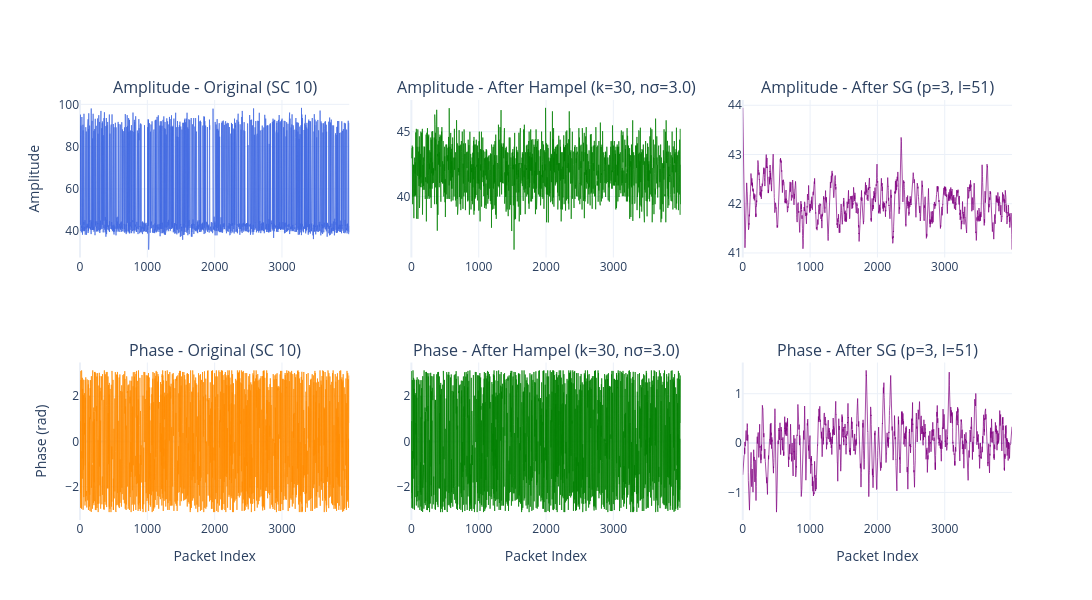

Notebook cell for this chart:
### Markdown cell above
# 5. Visualization - Hampel vs Savitzky-Golay vs Final

### Code cell
import plotly.graph_objects as go
from plotly.subplots import make_subplots
import numpy as np

# Lấy dữ liệu từ dict cho subcarrier 10
ts_df = ts_all[SUBCARRIER_INDEX]

if ts_df.empty:
    raise ValueError("Time series dataframe trống, không thể vẽ")

packet_idx = np.arange(len(ts_df))

fig = make_subplots(rows=2, cols=3,
                    subplot_titles=[
                        f"Amplitude - Original (SC {SUBCARRIER_INDEX})",
                        f"Amplitude - After Hampel (k={K_WINDOW}, nσ={N_SIGMA})",
                        f"Amplitude - After SG (p={POLYORDER}, l={WINDOW_LENGTH})",
                        f"Phase - Original (SC {SUBCARRIER_INDEX})",
                        f"Phase - After Hampel (k={K_WINDOW}, nσ={N_SIGMA})",
                        f"Phase - After SG (p={POLYORDER}, l={WINDOW_LENGTH})",
                    ])

# Row 1: Amplitude
fig.add_trace(go.Scatter(x=packet_idx, y=ts_df['amp'], mode='lines',
                          line=dict(color='royalblue', width=1), opacity=0.7,
                          showlegend=False), row=1, col=1)
fig.add_trace(go.Scatter(x=packet_idx, y=ts_df['amp_hampel'], mode='lines',
                          line=dict(color='green', width=1), opacity=0.7,
                          showlegend=False), row=1, col=2)
fig.add_trace(go.Scatter(x=packet_idx, y=ts_df['amp_sg'], mode='lines',
                          line=dict(color='purple', width=1), opacity=0.7,
                          showlegend=False), row=1, col=3)

# Row 2: Phase
fig.add_trace(go.Scatter(x=packet_idx, y=ts_df['phase'], mode='lines',
                          line=dict(color='darkorange', width=1), opacity=0.7,
                          showlegend=False), row=2, col=1)
fig.add_trace(go.Scatter(x=packet_idx, y=ts_df['phase_hampel'], mode='lines',
                          line=dict(color='green', width=1), opacity=0.7,
                          showlegend=False), row=2, col=2)
fig.add_trace(go.Scatter(x=packet_idx, y=ts_df['phase_sg'], mode='lines',
                          line=dict(color='purple', width=1), opacity=0.7,
                          showlegend=False), row=2, col=3)

fig.update_yaxes(title_text="Amplitude", row=1, col=1)
fig.update_yaxes(title_text="Phase (rad)", row=2, col=1)
fig.update_xaxes(title_text="Packet Index", row=2, col=1)
fig.update_xaxes(title_text="Packet Index", row=2, col=2)
fig.update_xaxes(title_text="Packet Index", row=2, col=3)
fig.update_layout(height=600, width=1600, showlegend=False,
                  template='plotly_white')
fig.show()

### Figure 1 — Plotly figure (JSON) as saved in the notebook; plotly's stock layout.template omitted (floating-point values rounded to 4 significant figures; data arrays with more than 128 entries replaced by an {"elided": "..."} marker saying what was removed)
{"data": [{"line": {"color": "royalblue", "width": 1}, "mode": "lines", "opacity": 0.7, "showlegend": false, "type": "scatter", "x": {"elided": "4000 int values"}, "xaxis": "x", "y": {"elided": "4000 float values"}, "yaxis": "y"}, {"line": {"color": "green", "width": 1}, "mode": "lines", "opacity": 0.7, "showlegend": false, "type": "scatter", "x": {"elided": "4000 int values"}, "xaxis": "x2", "y": {"elided": "4000 float values"}, "yaxis": "y2"}, {"line": {"color": "purple", "width": 1}, "mode": "lines", "opacity": 0.7, "showlegend": false, "type": "scatter", "x": {"elided": "4000 int values"}, "xaxis": "x3", "y": {"elided": "4000 float values"}, "yaxis": "y3"}, {"line": {"color": "darkorange", "width": 1}, "mode": "lines", "opacity": 0.7, "showlegend": false, "type": "scatter", "x": {"elided": "4000 int values"}, "xaxis": "x4", "y": {"elided": "4000 float values"}, "yaxis": "y4"}, {"line": {"color": "green", "width": 1}, "mode": "lines", "opacity": 0.7, "showlegend": false, "type": "scatter", "x": {"elided": "4000 int values"}, "xaxis": "x5", "y": {"elided": "4000 float values"}, "yaxis": "y5"}, {"line": {"color": "purple", "width": 1}, "mode": "lines", "opacity": 0.7, "showlegend": false, "type": "scatter", "x": {"elided": "4000 int values"}, "xaxis": "x6", "y": {"elided": "4000 float values"}, "yaxis": "y6"}], "layout": {"annotations": [{"font": {"size": 16}, "showarrow": false, "text": "Amplitude - Original (SC 10)", "x": 0.1444, "xanchor": "center", "xref": "paper", "y": 1, "yanchor": "bottom", "yref": "paper"}, {"font": {"size": 16}, "showarrow": false, "text": "Amplitude - After Hampel (k=30, nσ=3.0)", "x": 0.5, "xanchor": "center", "xref": "paper", "y": 1, "yanchor": "bottom", "yref": "paper"}, {"font": {"size": 16}, "showarrow": false, "text": "Amplitude - After SG (p=3, l=51)", "x": 0.8556, "xanchor": "center", "xref": "paper", "y": 1, "yanchor": "bottom", "yref": "paper"}, {"font": {"size": 16}, "showarrow": false, "text": "Phase - Original (SC 10)", "x": 0.1444, "xanchor": "center", "xref": "paper", "y": 0.375, "yanchor": "bottom", "yref": "paper"}, {"font": {"size": 16}, "showarrow": false, "text": "Phase - After Hampel (k=30, nσ=3.0)", "x": 0.5, "xanchor": "center", "xref": "paper", "y": 0.375, "yanchor": "bottom", "yref": "paper"}, {"font": {"size": 16}, "showarrow": false, "text": "Phase - After SG (p=3, l=51)", "x": 0.8556, "xanchor": "center", "xref": "paper", "y": 0.375, "yanchor": "bottom", "yref": "paper"}], "height": 600, "showlegend": false, "width": 1600, "xaxis": {"anchor": "y", "domain": [0, 0.2889]}, "xaxis2": {"anchor": "y2", "domain": [0.3556, 0.6444]}, "xaxis3": {"anchor": "y3", "domain": [0.7111, 1]}, "xaxis4": {"anchor": "y4", "domain": [0, 0.2889], "title": {"text": "Packet Index"}}, "xaxis5": {"anchor": "y5", "domain": [0.3556, 0.6444], "title": {"text": "Packet Index"}}, "xaxis6": {"anchor": "y6", "domain": [0.7111, 1], "title": {"text": "Packet Index"}}, "yaxis": {"anchor": "x", "domain": [0.625, 1], "title": {"text": "Amplitude"}}, "yaxis2": {"anchor": "x2", "domain": [0.625, 1]}, "yaxis3": {"anchor": "x3", "domain": [0.625, 1]}, "yaxis4": {"anchor": "x4", "domain": [0, 0.375], "title": {"text": "Phase (rad)"}}, "yaxis5": {"anchor": "x5", "domain": [0, 0.375]}, "yaxis6": {"anchor": "x6", "domain": [0, 0.375]}}}
